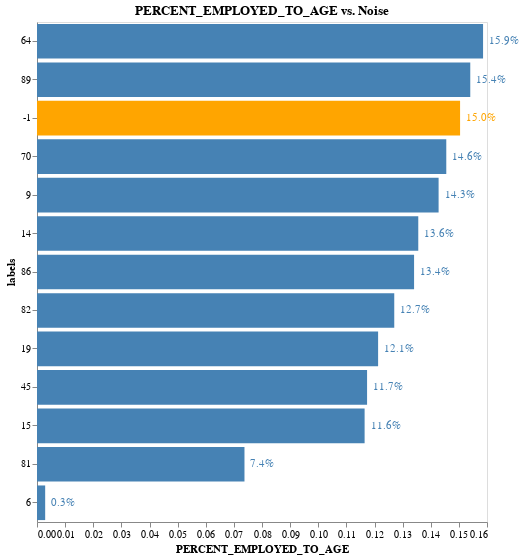

Notebook code cell kept with this figure:
### Code cell
plot_feature_percentage(top_5[2])

### Figure 1 — Vega-Lite specification as saved in the notebook (floating-point values rounded to 4 significant figures)
{"config": {"view": {"continuousWidth": 400, "continuousHeight": 300}}, "layer": [{"mark": "bar", "encoding": {"color": {"condition": {"value": "orange", "test": "(datum.labels === -1)"}, "value": "steelblue"}, "x": {"type": "quantitative", "axis": {"grid": false}, "field": "PERCENT_EMPLOYED_TO_AGE", "title": "PERCENT_EMPLOYED_TO_AGE"}, "y": {"type": "nominal", "field": "labels", "sort": {"field": "PERCENT_EMPLOYED_TO_AGE", "order": "descending"}}}, "title": "PERCENT_EMPLOYED_TO_AGE vs. Noise"}, {"mark": {"type": "text", "align": "left", "baseline": "middle", "dx": 6}, "encoding": {"color": {"condition": {"value": "orange", "test": "(datum.labels === -1)"}, "value": "steelblue"}, "text": {"type": "quantitative", "field": "PERCENT_EMPLOYED_TO_AGE", "format": ".1%"}, "x": {"type": "quantitative", "axis": {"grid": false}, "field": "PERCENT_EMPLOYED_TO_AGE", "title": "PERCENT_EMPLOYED_TO_AGE"}, "y": {"type": "nominal", "field": "labels", "sort": {"field": "PERCENT_EMPLOYED_TO_AGE", "order": "descending"}}}, "title": "PERCENT_EMPLOYED_TO_AGE vs. Noise"}], "data": {"name": "data-80151b2b632f60379efc8b7cd56cab7f"}, "height": 500, "width": 450, "$schema": "https://vega.github.io/schema/vega-lite/v4.0.2.json", "datasets": {"data-80151b2b632f60379efc8b7cd56cab7f": [{"labels": -1, "PREV_DAYS_FIRST_DUE": 3839.0, "DAYS_EMPLOYED": 2376.0, "PERCENT_EMPLOYED_TO_AGE": 0.1504, "PREV_DAYS_LAST_DUE_1ST_VERSION": 37210.0, "FLAG_EMP_PHONE": 0.8787, "TARGET": 0.08115}, {"labels": 6, "PREV_DAYS_FIRST_DUE": 0.0, "DAYS_EMPLOYED": 63.45, "PERCENT_EMPLOYED_TO_AGE": 0.002907, "PREV_DAYS_LAST_DUE_1ST_VERSION": 0.0, "FLAG_EMP_PHONE": 0.07609, "TARGET": 0.07143}, {"labels": 9, "PREV_DAYS_FIRST_DUE": 10860.0, "DAYS_EMPLOYED": 2340.0, "PERCENT_EMPLOYED_TO_AGE": 0.1428, "PREV_DAYS_LAST_DUE_1ST_VERSION": 26690.0, "FLAG_EMP_PHONE": 0.8258, "TARGET": 0.0947}, {"labels": 14, "PREV_DAYS_FIRST_DUE": 0.0, "DAYS_EMPLOYED": 2032.0, "PERCENT_EMPLOYED_TO_AGE": 0.1356, "PREV_DAYS_LAST_DUE_1ST_VERSION": 0.0, "FLAG_EMP_PHONE": 0.9984, "TARGET": 0.06373}, {"labels": 15, "PREV_DAYS_FIRST_DUE": -1332.0, "DAYS_EMPLOYED": 1810.0, "PERCENT_EMPLOYED_TO_AGE": 0.1165, "PREV_DAYS_LAST_DUE_1ST_VERSION": 365200.0, "FLAG_EMP_PHONE": 0.8698, "TARGET": 0.1264}, {"labels": 19, "PREV_DAYS_FIRST_DUE": -727.3, "DAYS_EMPLOYED": 1945.0, "PERCENT_EMPLOYED_TO_AGE": 0.1213, "PREV_DAYS_LAST_DUE_1ST_VERSION": 79090.0, "FLAG_EMP_PHONE": 0.7607, "TARGET": 0.04908}, {"labels": 45, "PREV_DAYS_FIRST_DUE": 1885.0, "DAYS_EMPLOYED": 1543.0, "PERCENT_EMPLOYED_TO_AGE": 0.1174, "PREV_DAYS_LAST_DUE_1ST_VERSION": 2922.0, "FLAG_EMP_PHONE": 0.9775, "TARGET": 0.1139}, {"labels": 64, "PREV_DAYS_FIRST_DUE": 260.1, "DAYS_EMPLOYED": 2736.0, "PERCENT_EMPLOYED_TO_AGE": 0.1586, "PREV_DAYS_LAST_DUE_1ST_VERSION": 41510.0, "FLAG_EMP_PHONE": 0.8374, "TARGET": 0.07412}, {"labels": 70, "PREV_DAYS_FIRST_DUE": 127.1, "DAYS_EMPLOYED": 2226.0, "PERCENT_EMPLOYED_TO_AGE": 0.1455, "PREV_DAYS_LAST_DUE_1ST_VERSION": 79270.0, "FLAG_EMP_PHONE": 0.8864, "TARGET": 0.1067}, {"labels": 81, "PREV_DAYS_FIRST_DUE": 42800.0, "DAYS_EMPLOYED": 1137.0, "PERCENT_EMPLOYED_TO_AGE": 0.07377, "PREV_DAYS_LAST_DUE_1ST_VERSION": 34690.0, "FLAG_EMP_PHONE": 0.4751, "TARGET": 0.06229}, {"labels": 82, "PREV_DAYS_FIRST_DUE": -308.9, "DAYS_EMPLOYED": 1916.0, "PERCENT_EMPLOYED_TO_AGE": 0.127, "PREV_DAYS_LAST_DUE_1ST_VERSION": 170.8, "FLAG_EMP_PHONE": 0.9698, "TARGET": 0.1026}, {"labels": 86, "PREV_DAYS_FIRST_DUE": 735.4, "DAYS_EMPLOYED": 2058.0, "PERCENT_EMPLOYED_TO_AGE": 0.1341, "PREV_DAYS_LAST_DUE_1ST_VERSION": 100900.0, "FLAG_EMP_PHONE": 0.8382, "TARGET": 0.09482}, {"labels": 89, "PREV_DAYS_FIRST_DUE": -643.1, "DAYS_EMPLOYED": 2272.0, "PERCENT_EMPLOYED_TO_AGE": 0.1541, "PREV_DAYS_LAST_DUE_1ST_VERSION": -572.1, "FLAG_EMP_PHONE": 0.9953, "TARGET": 0.0857}]}}
